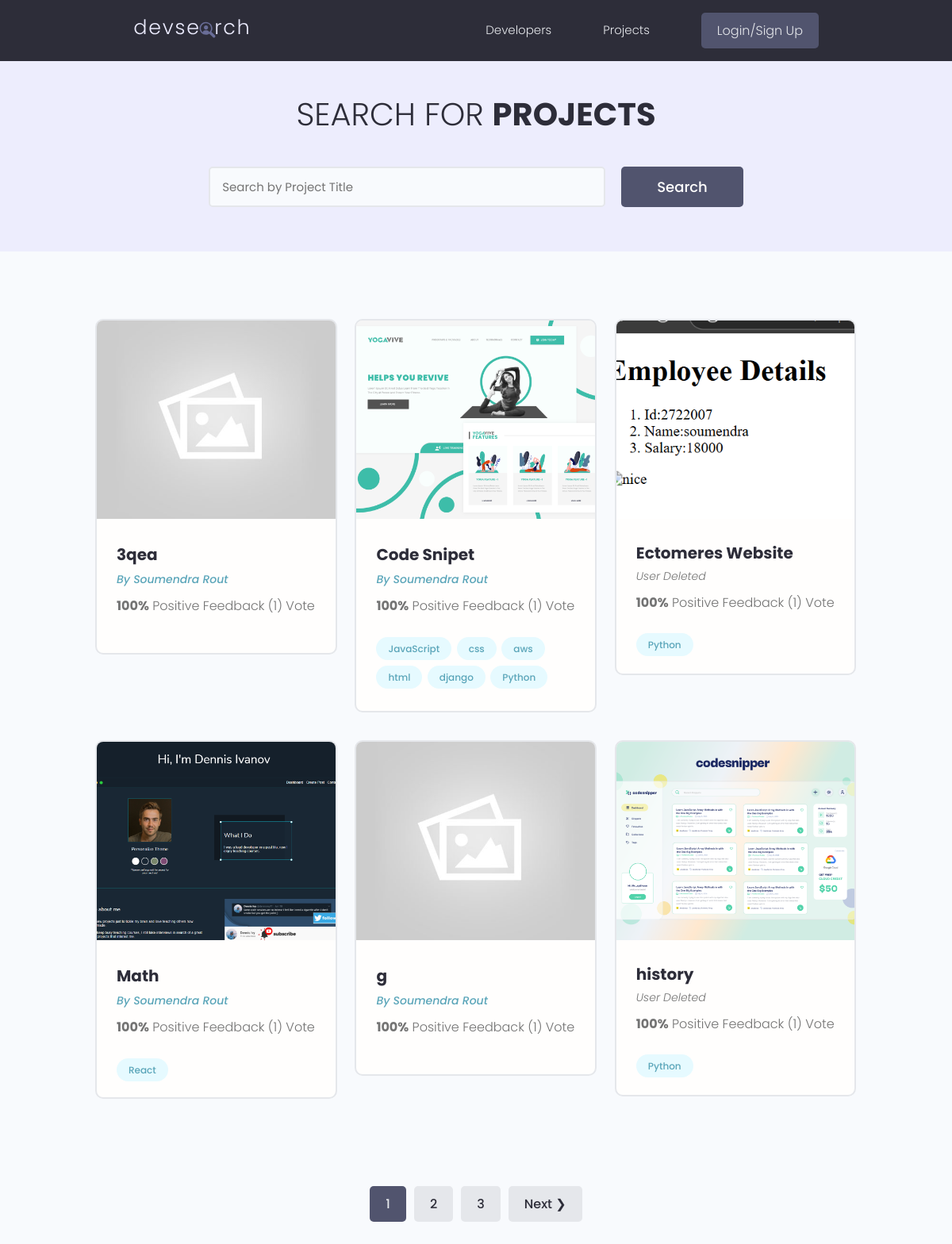
The app's page /projects/, older data.
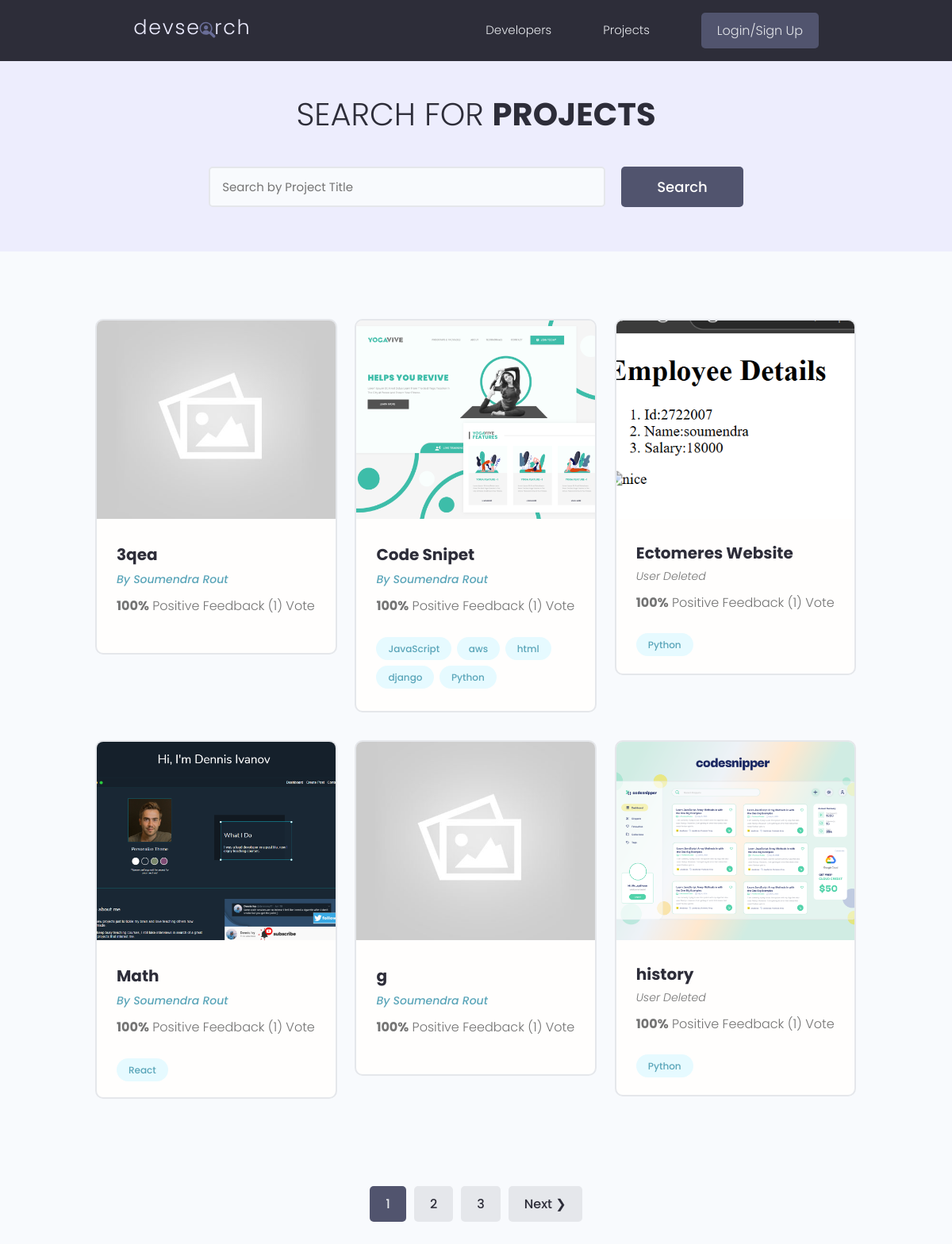
The same page, newer data.
### projects/models.py (models this page shows, shortened)
class Project(models.Model):
    owner = models.ForeignKey(Profile,on_delete=models.CASCADE,null=True,blank=True)
    title = models.CharField(max_length=200)
    discription = models.TextField(null=True,blank=True)
    featured_image = models.ImageField(null=True,blank=True,default="default.jpg")
    demo_link = models.CharField(max_length=2000,null=True,blank=True)
    source_link = models.CharField(max_length=2000,null=True,blank=True)
    tag = models.ManyToManyField('Tag',blank=True)
    vote_total = models.IntegerField(default=0,null=True,blank=True)
    vote_ratio = models.IntegerField(default=0,null=True,blank=True)
    created = models.DateTimeField(auto_now_add=True)
    id = models.UUIDField(default=uuid.uuid4,unique=True,primary_key=True,editable=False)
    class Meta:
        ordering = ['-vote_ratio','-vote_total','title']
    @property
    def imageURL(self):
        try:
            url = self.featured_image.url
        except:
            url = ''
        return url

class Tag(models.Model):
    name = models.CharField(max_length=200)
    created = models.DateTimeField(auto_now_add=True)
    id = models.UUIDField(default=uuid.uuid4,unique=True,primary_key=True,editable=False)
    def __str__(self):
        return self.name

### users/models.py (models this page shows, shortened)
class Profile(models.Model):
    user = models.OneToOneField(User,on_delete=models.CASCADE,null=True,blank=True)
    name = models.CharField(max_length=200,blank=True,null=True)
    email = models.EmailField(max_length=500, blank=True,null=True)
    username = models.CharField(max_length=200,blank=True,null=True)
    location = models.CharField(max_length=200,blank=True,null=True)
    short_intro = models.CharField(max_length=200,blank=True,null=True)
    bio = models.TextField(blank=True,null=True)
    profile_image = models.ImageField(null=True,blank=True,upload_to='profiles/',default='profiles/user-default.png')
    social_github = models.CharField(max_length=200,blank=True,null=True)
    social_twitter = models.CharField(max_length=200,blank=True,null=True)
    social_linkedin = models.CharField(max_length=200,blank=True,null=True)
    social_youtube = models.CharField(max_length=200,blank=True,null=True)
    social_website = models.CharField(max_length=200,blank=True,null=True)
    created = models.DateTimeField(auto_now_add=True)
    id = models.UUIDField(default=uuid.uuid4,unique=True,primary_key=True,editable=False)
    class Meta:
        ordering = ['-created']

### projects/views.py (the view)
# urls.py: path('projects/',views.getProjects),
def projects(request):
    projects ,search_query = searchProjects(request)
    custom_range,projects = paginationProject(request,projects,6)
    context = {'projects':projects,'search_query':search_query,'custom_range':custom_range}
    return render(request,'projects/projects.html',context)

### projects/utils.py (called while the page is built)
def searchProjects(request):
    search_query = ''
    if request.GET.get('search_query'):
        search_query = request.GET.get('search_query')
    tags = Tag.objects.filter(name__icontains=search_query)
    projects = Project.objects.distinct().filter(
        Q(title__icontains = search_query) |
        Q(discription__icontains = search_query) |
        Q(owner__name__icontains = search_query) |
        Q(tag__in = tags)
    )
    return projects,search_query

def paginationProject(request,projects,result):
    page = request.GET.get('page')
    paginator = Paginator(projects,result)
    try:
        projects = paginator.page(page)
    except PageNotAnInteger:
        page = 1
        projects = paginator.page(page)
    except EmptyPage:
        page =paginator.num_pages
        projects = paginator.page(page)
    leftIndex = (int(page)-4)
    if leftIndex < 1:
        leftIndex = 1
    rightIndex = (int(page)+5)
    if rightIndex > paginator.num_pages:
        rightIndex = paginator.num_pages + 1
    custom_range=range(leftIndex,rightIndex)
    return custom_range,projects

### projects/templates/projects/projects.html (shortened to what this page needs)
{% extends 'main.html' %}
{% block content %}
  <main class="projects">
    <section class="hero-section text-center">
      <div class="container container--narrow">
        <div class="hero-section__box">
          <h2>Search for <span>Projects</span></h2>
        </div>
        <div  class="hero-section__search">
          <form id='searchForm' class="form" action="{% url 'projects'%}" method="get">
            <div class="form__field">
              <input class="input input--text" id="formInput#search" type="text" name="search_query"
                placeholder="Search by Project Title" value="{{search_query}}" />
            </div>
            <input class="btn btn--sub btn--lg" type="submit" value="Search" />
          </form>
        </div>
      </div>
    </section>
    <section class="projectsList">
      <div class="container">
        <div class="grid grid--three">
          {% for item in projects %}
          <div class="column">
            <div class="card project">
              <a href="{% url 'project' item.id %}" class="project">
                <img class="project__thumbnail" src="{{ item.imageURL }}" alt="project thumbnail" />
                <div class="card__body">
                  <h3 class="project__title">{{item.title}}</h3>
                      {% if item.owner %}
                        <p>
                          <a class="project__author" href="{% url 'user-profile' item.owner.id %}">
                            By {{ item.owner.name }}
                          </a>
                        </p>
                      {% else %}
                        <p><span class="project__author">User Deleted</span></p>
                      {% endif %}
                  <p class="project--rating">
                    <span style="font-weight: bold;">{{item.vote_ratio}}%</span> Positive
                    Feedback ({{item.vote_total}}) Vote{{item.vote_total|pluralize:"s"}}
                  </p>
                  <div class="project__tags">
                    {% for tag in item.tag.all %}
                      <span class="tag tag--pill tag--main">
                        <small>{{ tag }}</small>
                      </span>
                    {% endfor %}
                  </div>
                </div>
              </a>
            </div>
          </div>
          {% endfor %}
        </div>
      </div>
    </section>
      {% include "pagination.html" with queryset=projects custom_range=custom_range%}
  </main>
{% endblock content %}

Row changes from the older to the newer data that the page shows:
changed Project "Code Snipet": loses Tag (name "css")
